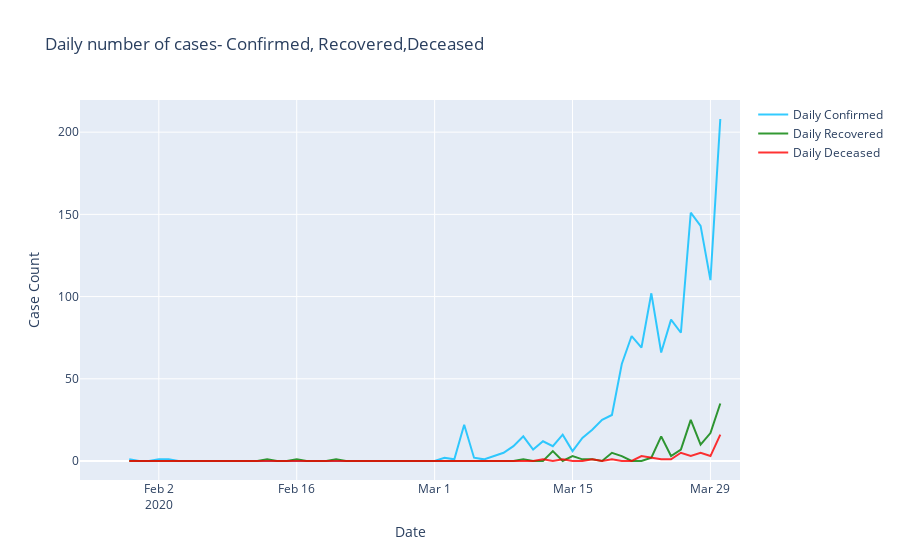

Notebook code cell kept with this figure:
### Code cell
fig = go.Figure()
fig.add_trace(go.Scatter(
                x=cases_df.index,
                y=cases_df['Daily Confirmed'],
                name="Daily Confirmed",
                line_color='deepskyblue',
                opacity=0.8))

fig.add_trace(go.Scatter(
                x=cases_df.index,
                y=cases_df['Daily Recovered'],
                name="Daily Recovered",
                line_color='green',
                opacity=0.8))

fig.add_trace(go.Scatter(
                x=cases_df.index,
                y=cases_df['Daily Deceased'],
                name="Daily Deceased",
                line_color='red',
                opacity=0.8))

# Use date string to set xaxis range
fig.update_layout(xaxis_range=['2020-01-25','2020-04-01'],
                  title_text="Daily number of cases- Confirmed, Recovered,Deceased",
                  xaxis_title="Date",
                  yaxis_title="Case Count")
fig.show()
